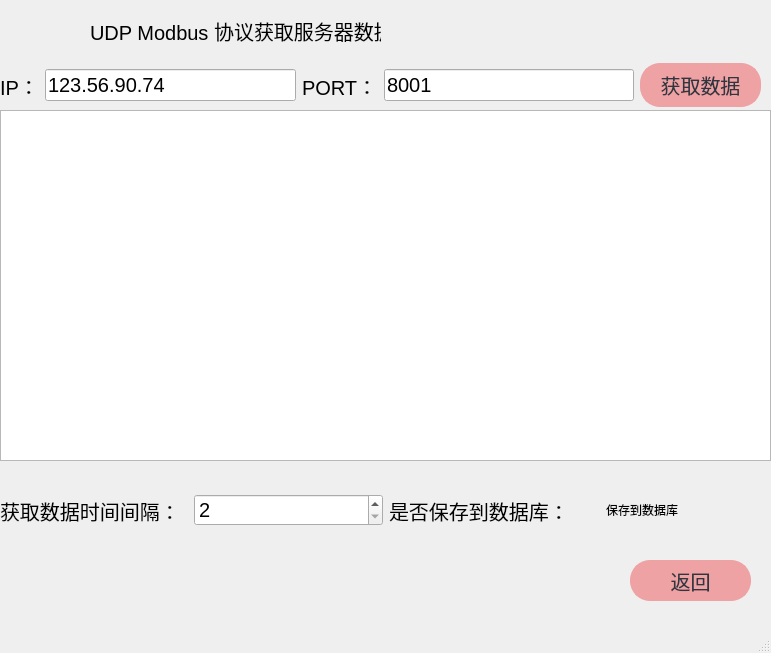
<?xml version="1.0" encoding="UTF-8"?>
<ui version="4.0">
 <class>UDP_Window</class>
 <widget class="QMainWindow" name="UDP_Window">
  <property name="geometry">
   <rect>
    <x>0</x>
    <y>0</y>
    <width>771</width>
    <height>653</height>
   </rect>
  </property>
  <property name="windowTitle">
   <string>MainWindow</string>
  </property>
  <widget class="QWidget" name="centralwidget">
   <widget class="QPushButton" name="BackBtn">
    <property name="geometry">
     <rect>
      <x>630</x>
      <y>560</y>
      <width>121</width>
      <height>41</height>
     </rect>
    </property>
    <property name="styleSheet">
     <string notr="true">font-family:'仿宋';
font-size:20px;
color: #2f3640;
background-color: #eea2a4;
border-color: #eea2a4;
border-radius: 20px;
border-style: solid;
border-width: 2px;
padding: 5px;</string>
    </property>
    <property name="text">
     <string>返回</string>
    </property>
   </widget>
   <widget class="QWidget" name="layoutWidget">
    <property name="geometry">
     <rect>
      <x>0</x>
      <y>60</y>
      <width>761</width>
      <height>51</height>
     </rect>
    </property>
    <layout class="QHBoxLayout" name="horizontalLayout">
     <item>
      <widget class="QLabel" name="label">
       <property name="styleSheet">
        <string notr="true">font-family:'仿宋';
font-size:20px;</string>
       </property>
       <property name="text">
        <string>IP：</string>
       </property>
      </widget>
     </item>
     <item>
      <widget class="QLineEdit" name="IPText">
       <property name="styleSheet">
        <string notr="true">font-family:'仿宋';
font-size:20px;</string>
       </property>
       <property name="text">
        <string>123.56.90.74</string>
       </property>
       <property name="readOnly">
        <bool>true</bool>
       </property>
      </widget>
     </item>
     <item>
      <widget class="QLabel" name="label_2">
       <property name="styleSheet">
        <string notr="true">font-family:'仿宋';
font-size:20px;</string>
       </property>
       <property name="text">
        <string>PORT：</string>
       </property>
      </widget>
     </item>
     <item>
      <widget class="QLineEdit" name="PortText">
       <property name="styleSheet">
        <string notr="true">font-family:'仿宋';
font-size:20px;</string>
       </property>
       <property name="text">
        <string>8001</string>
       </property>
       <property name="readOnly">
        <bool>true</bool>
       </property>
      </widget>
     </item>
     <item>
      <widget class="QPushButton" name="GetBtn">
       <property name="minimumSize">
        <size>
         <width>121</width>
         <height>41</height>
        </size>
       </property>
       <property name="styleSheet">
        <string notr="true">font-family:'仿宋';
font-size:20px;
color: #2f3640;
background-color: #eea2a4;
border-color: #eea2a4;
border-radius: 20px;
border-style: solid;
border-width: 2px;
padding: 5px;</string>
       </property>
       <property name="text">
        <string>获取数据</string>
       </property>
      </widget>
     </item>
    </layout>
   </widget>
   <widget class="QLabel" name="label_3">
    <property name="geometry">
     <rect>
      <x>90</x>
      <y>10</y>
      <width>291</width>
      <height>41</height>
     </rect>
    </property>
    <property name="styleSheet">
     <string notr="true">font-family:'仿宋';
font-size:20px;</string>
    </property>
    <property name="text">
     <string>UDP Modbus 协议获取服务器数据</string>
    </property>
   </widget>
   <widget class="QTextBrowser" name="MyText">
    <property name="geometry">
     <rect>
      <x>0</x>
      <y>110</y>
      <width>771</width>
      <height>351</height>
     </rect>
    </property>
   </widget>
   <widget class="QWidget" name="layoutWidget_2">
    <property name="geometry">
     <rect>
      <x>0</x>
      <y>480</y>
      <width>771</width>
      <height>61</height>
     </rect>
    </property>
    <layout class="QHBoxLayout" name="horizontalLayout_2">
     <item>
      <widget class="QLabel" name="label_4">
       <property name="minimumSize">
        <size>
         <width>0</width>
         <height>30</height>
        </size>
       </property>
       <property name="styleSheet">
        <string notr="true">font-family:'仿宋';
font-size:20px;</string>
       </property>
       <property name="text">
        <string>获取数据时间间隔： </string>
       </property>
      </widget>
     </item>
     <item>
      <widget class="QSpinBox" name="SleepspinBox">
       <property name="minimumSize">
        <size>
         <width>40</width>
         <height>30</height>
        </size>
       </property>
       <property name="styleSheet">
        <string notr="true">font-family:'仿宋';
font-size:20px;</string>
       </property>
       <property name="minimum">
        <number>2</number>
       </property>
       <property name="maximum">
        <number>300</number>
       </property>
       <property name="singleStep">
        <number>3</number>
       </property>
      </widget>
     </item>
     <item>
      <widget class="QLabel" name="label_5">
       <property name="styleSheet">
        <string notr="true">font-family:'仿宋';
font-size:20px;</string>
       </property>
       <property name="text">
        <string>是否保存到数据库： </string>
       </property>
      </widget>
     </item>
     <item>
      <widget class="QCheckBox" name="SqlcheckBox">
       <property name="minimumSize">
        <size>
         <width>0</width>
         <height>30</height>
        </size>
       </property>
       <property name="styleSheet">
        <string notr="true">border: 0px solid gray;   /* 边框 */
border-radius: 4px;   /* 圆角 */
padding: 1px 18px 1px 3px;   /* 字体填衬 */
color: #000;
font: normal normal 20px &quot;仿宋&quot;;
background: transparent;</string>
       </property>
       <property name="text">
        <string>保存到数据库</string>
       </property>
      </widget>
     </item>
    </layout>
   </widget>
  </widget>
  <widget class="QMenuBar" name="menubar">
   <property name="geometry">
    <rect>
     <x>0</x>
     <y>0</y>
     <width>771</width>
     <height>23</height>
    </rect>
   </property>
  </widget>
  <widget class="QStatusBar" name="statusbar"/>
 </widget>
 <resources/>
 <connections/>
</ui>
